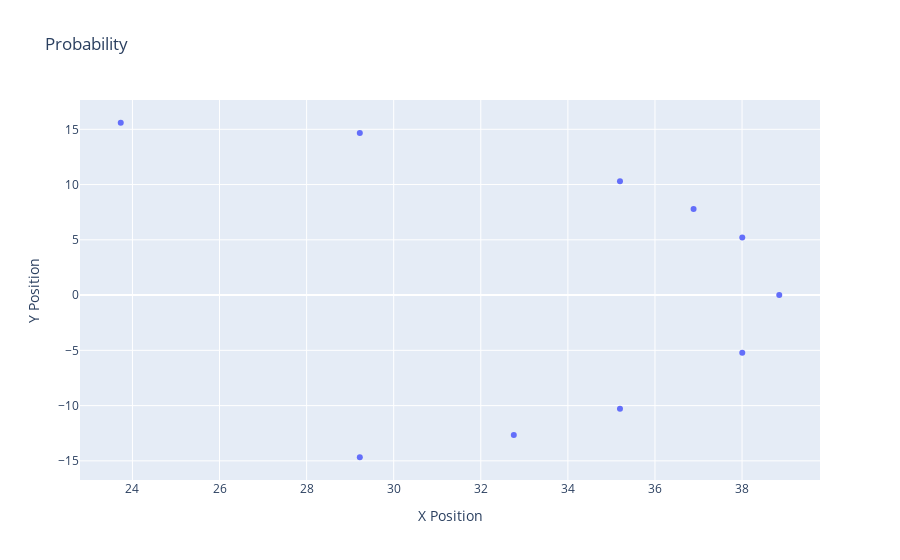

Notebook source saved alongside this figure:
### Code cell
import plotly.graph_objs as go
from plotly.subplots import make_subplots

traj = np.asarray(results['Para.DynPar.r2'].tolist())

# Create the figure object
fig = make_subplots(rows=1, cols=1)
fig.layout.title = "Probability"
fig.layout.yaxis.title = 'Y Position'

fig.add_trace(
    go.Scatter(
        x=traj[:,0],
        y=traj[:,1],
        mode = 'markers'
    ),
    row = 1,
    col = 1,
)
fig.get_subplot(1, 1).xaxis.title = "X Position"

fig.show()

### Figure 1 — Plotly figure (JSON) as saved in the notebook; plotly's stock layout.template omitted (floating-point values rounded to 4 significant figures)
{"data": [{"mode": "markers", "type": "scatter", "x": [38.85, 35.2, 35.2, 38.01, 29.22, 38.01, 29.22, 32.76, 36.89, 23.73], "xaxis": "x", "y": [4.53e-33, 10.29, -10.29, -5.213, 14.67, 5.213, -14.67, -12.66, 7.785, 15.59], "yaxis": "y"}], "layout": {"title": {"text": "Probability"}, "xaxis": {"anchor": "y", "domain": [0, 1], "title": {"text": "X Position"}}, "yaxis": {"anchor": "x", "domain": [0, 1], "title": {"text": "Y Position"}}}}
